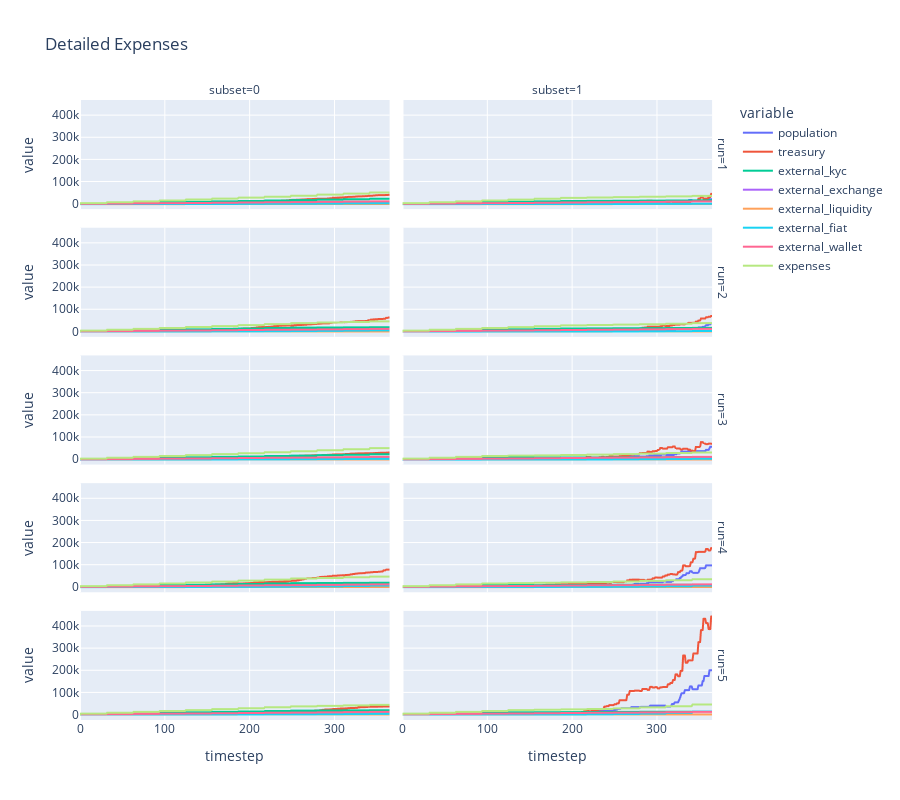

Source (notebook cell):
### Code cell
px.line(
    df,
    x='timestep', # Variable on the horizontal axis
    y=['population', 'treasury', 'external_kyc', 'external_exchange', 'external_liquidity', 'external_fiat', 
'external_wallet', 'expenses'], # Variables on the vertical axis
    facet_row='run',
    facet_col='subset',
    title='Detailed Expenses',
    height=800,
)

### Figure 1 — Plotly figure (JSON) as saved in the notebook; plotly's stock layout.template omitted (floating-point values rounded to 4 significant figures; data arrays with more than 128 entries replaced by an {"elided": "..."} marker saying what was removed)
{"data": [{"hovertemplate": "variable=population<br>run=1<br>subset=0<br>timestep=%{x}<br>value=%{y}<extra></extra>", "legendgroup": "population", "line": {"color": "#636efa", "dash": "solid"}, "mode": "lines", "name": "population", "showlegend": true, "type": "scattergl", "x": {"elided": "366 int values"}, "xaxis": "x9", "y": {"elided": "366 int values"}, "yaxis": "y9"}, {"hovertemplate": "variable=population<br>run=1<br>subset=1<br>timestep=%{x}<br>value=%{y}<extra></extra>", "legendgroup": "population", "line": {"color": "#636efa", "dash": "solid"}, "mode": "lines", "name": "population", "showlegend": false, "type": "scattergl", "x": {"elided": "366 int values"}, "xaxis": "x10", "y": {"elided": "366 int values"}, "yaxis": "y10"}, {"hovertemplate": "variable=population<br>run=2<br>subset=0<br>timestep=%{x}<br>value=%{y}<extra></extra>", "legendgroup": "population", "line": {"color": "#636efa", "dash": "solid"}, "mode": "lines", "name": "population", "showlegend": false, "type": "scattergl", "x": {"elided": "366 int values"}, "xaxis": "x7", "y": {"elided": "366 int values"}, "yaxis": "y7"}, {"hovertemplate": "variable=population<br>run=2<br>subset=1<br>timestep=%{x}<br>value=%{y}<extra></extra>", "legendgroup": "population", "line": {"color": "#636efa", "dash": "solid"}, "mode": "lines", "name": "population", "showlegend": false, "type": "scattergl", "x": {"elided": "366 int values"}, "xaxis": "x8", "y": {"elided": "366 int values"}, "yaxis": "y8"}, {"hovertemplate": "variable=population<br>run=3<br>subset=0<br>timestep=%{x}<br>value=%{y}<extra></extra>", "legendgroup": "population", "line": {"color": "#636efa", "dash": "solid"}, "mode": "lines", "name": "population", "showlegend": false, "type": "scattergl", "x": {"elided": "366 int values"}, "xaxis": "x5", "y": {"elided": "366 int values"}, "yaxis": "y5"}, {"hovertemplate": "variable=population<br>run=3<br>subset=1<br>timestep=%{x}<br>value=%{y}<extra></extra>", "legendgroup": "population", "line": {"color": "#636efa", "dash": "solid"}, "mode": "lines", "name": "population", "showlegend": false, "type": "scattergl", "x": {"elided": "366 int values"}, "xaxis": "x6", "y": {"elided": "366 int values"}, "yaxis": "y6"}, {"hovertemplate": "variable=population<br>run=4<br>subset=0<br>timestep=%{x}<br>value=%{y}<extra></extra>", "legendgroup": "population", "line": {"color": "#636efa", "dash": "solid"}, "mode": "lines", "name": "population", "showlegend": false, "type": "scattergl", "x": {"elided": "366 int values"}, "xaxis": "x3", "y": {"elided": "366 int values"}, "yaxis": "y3"}, {"hovertemplate": "variable=population<br>run=4<br>subset=1<br>timestep=%{x}<br>value=%{y}<extra></extra>", "legendgroup": "population", "line": {"color": "#636efa", "dash": "solid"}, "mode": "lines", "name": "population", "showlegend": false, "type": "scattergl", "x": {"elided": "366 int values"}, "xaxis": "x4", "y": {"elided": "366 int values"}, "yaxis": "y4"}, {"hovertemplate": "variable=population<br>run=5<br>subset=0<br>timestep=%{x}<br>value=%{y}<extra></extra>", "legendgroup": "population", "line": {"color": "#636efa", "dash": "solid"}, "mode": "lines", "name": "population", "showlegend": false, "type": "scattergl", "x": {"elided": "366 int values"}, "xaxis": "x", "y": {"elided": "366 int values"}, "yaxis": "y"}, {"hovertemplate": "variable=population<br>run=5<br>subset=1<br>timestep=%{x}<br>value=%{y}<extra></extra>", "legendgroup": "population", "line": {"color": "#636efa", "dash": "solid"}, "mode": "lines", "name": "population", "showlegend": false, "type": "scattergl", "x": {"elided": "366 int values"}, "xaxis": "x2", "y": {"elided": "366 int values"}, "yaxis": "y2"}, {"hovertemplate": "variable=treasury<br>run=1<br>subset=0<br>timestep=%{x}<br>value=%{y}<extra></extra>", "legendgroup": "treasury", "line": {"color": "#EF553B", "dash": "solid"}, "mode": "lines", "name": "treasury", "showlegend": true, "type": "scattergl", "x": {"elided": "366 int values"}, "xaxis": "x9", "y": {"elided": "366 float values"}, "yaxis": "y9"}, {"hovertemplate": "variable=treasury<br>run=1<br>subset=1<br>timestep=%{x}<br>value=%{y}<extra></extra>", "legendgroup": "treasury", "line": {"color": "#EF553B", "dash": "solid"}, "mode": "lines", "name": "treasury", "showlegend": false, "type": "scattergl", "x": {"elided": "366 int values"}, "xaxis": "x10", "y": {"elided": "366 float values"}, "yaxis": "y10"}, {"hovertemplate": "variable=treasury<br>run=2<br>subset=0<br>timestep=%{x}<br>value=%{y}<extra></extra>", "legendgroup": "treasury", "line": {"color": "#EF553B", "dash": "solid"}, "mode": "lines", "name": "treasury", "showlegend": false, "type": "scattergl", "x": {"elided": "366 int values"}, "xaxis": "x7", "y": {"elided": "366 float values"}, "yaxis": "y7"}, {"hovertemplate": "variable=treasury<br>run=2<br>subset=1<br>timestep=%{x}<br>value=%{y}<extra></extra>", "legendgroup": "treasury", "line": {"color": "#EF553B", "dash": "solid"}, "mode": "lines", "name": "treasury", "showlegend": false, "type": "scattergl", "x": {"elided": "366 int values"}, "xaxis": "x8", "y": {"elided": "366 float values"}, "yaxis": "y8"}, {"hovertemplate": "variable=treasury<br>run=3<br>subset=0<br>timestep=%{x}<br>value=%{y}<extra></extra>", "legendgroup": "treasury", "line": {"color": "#EF553B", "dash": "solid"}, "mode": "lines", "name": "treasury", "showlegend": false, "type": "scattergl", "x": {"elided": "366 int values"}, "xaxis": "x5", "y": {"elided": "366 float values"}, "yaxis": "y5"}, {"hovertemplate": "variable=treasury<br>run=3<br>subset=1<br>timestep=%{x}<br>value=%{y}<extra></extra>", "legendgroup": "treasury", "line": {"color": "#EF553B", "dash": "solid"}, "mode": "lines", "name": "treasury", "showlegend": false, "type": "scattergl", "x": {"elided": "366 int values"}, "xaxis": "x6", "y": {"elided": "366 float values"}, "yaxis": "y6"}, {"hovertemplate": "variable=treasury<br>run=4<br>subset=0<br>timestep=%{x}<br>value=%{y}<extra></extra>", "legendgroup": "treasury", "line": {"color": "#EF553B", "dash": "solid"}, "mode": "lines", "name": "treasury", "showlegend": false, "type": "scattergl", "x": {"elided": "366 int values"}, "xaxis": "x3", "y": {"elided": "366 float values"}, "yaxis": "y3"}, {"hovertemplate": "variable=treasury<br>run=4<br>subset=1<br>timestep=%{x}<br>value=%{y}<extra></extra>", "legendgroup": "treasury", "line": {"color": "#EF553B", "dash": "solid"}, "mode": "lines", "name": "treasury", "showlegend": false, "type": "scattergl", "x": {"elided": "366 int values"}, "xaxis": "x4", "y": {"elided": "366 float values"}, "yaxis": "y4"}, {"hovertemplate": "variable=treasury<br>run=5<br>subset=0<br>timestep=%{x}<br>value=%{y}<extra></extra>", "legendgroup": "treasury", "line": {"color": "#EF553B", "dash": "solid"}, "mode": "lines", "name": "treasury", "showlegend": false, "type": "scattergl", "x": {"elided": "366 int values"}, "xaxis": "x", "y": {"elided": "366 float values"}, "yaxis": "y"}, {"hovertemplate": "variable=treasury<br>run=5<br>subset=1<br>timestep=%{x}<br>value=%{y}<extra></extra>", "legendgroup": "treasury", "line": {"color": "#EF553B", "dash": "solid"}, "mode": "lines", "name": "treasury", "showlegend": false, "type": "scattergl", "x": {"elided": "366 int values"}, "xaxis": "x2", "y": {"elided": "366 float values"}, "yaxis": "y2"}, {"hovertemplate": "variable=external_kyc<br>run=1<br>subset=0<br>timestep=%{x}<br>value=%{y}<extra></extra>", "legendgroup": "external_kyc", "line": {"color": "#00cc96", "dash": "solid"}, "mode": "lines", "name": "external_kyc", "showlegend": true, "type": "scattergl", "x": {"elided": "366 int values"}, "xaxis": "x9", "y": {"elided": "366 int values"}, "yaxis": "y9"}, {"hovertemplate": "variable=external_kyc<br>run=1<br>subset=1<br>timestep=%{x}<br>value=%{y}<extra></extra>", "legendgroup": "external_kyc", "line": {"color": "#00cc96", "dash": "solid"}, "mode": "lines", "name": "external_kyc", "showlegend": false, "type": "scattergl", "x": {"elided": "366 int values"}, "xaxis": "x10", "y": {"elided": "366 int values"}, "yaxis": "y10"}, {"hovertemplate": "variable=external_kyc<br>run=2<br>subset=0<br>timestep=%{x}<br>value=%{y}<extra></extra>", "legendgroup": "external_kyc", "line": {"color": "#00cc96", "dash": "solid"}, "mode": "lines", "name": "external_kyc", "showlegend": false, "type": "scattergl", "x": {"elided": "366 int values"}, "xaxis": "x7", "y": {"elided": "366 int values"}, "yaxis": "y7"}, {"hovertemplate": "variable=external_kyc<br>run=2<br>subset=1<br>timestep=%{x}<br>value=%{y}<extra></extra>", "legendgroup": "external_kyc", "line": {"color": "#00cc96", "dash": "solid"}, "mode": "lines", "name": "external_kyc", "showlegend": false, "type": "scattergl", "x": {"elided": "366 int values"}, "xaxis": "x8", "y": {"elided": "366 int values"}, "yaxis": "y8"}, {"hovertemplate": "variable=external_kyc<br>run=3<br>subset=0<br>timestep=%{x}<br>value=%{y}<extra></extra>", "legendgroup": "external_kyc", "line": {"color": "#00cc96", "dash": "solid"}, "mode": "lines", "name": "external_kyc", "showlegend": false, "type": "scattergl", "x": {"elided": "366 int values"}, "xaxis": "x5", "y": {"elided": "366 int values"}, "yaxis": "y5"}, {"hovertemplate": "variable=external_kyc<br>run=3<br>subset=1<br>timestep=%{x}<br>value=%{y}<extra></extra>", "legendgroup": "external_kyc", "line": {"color": "#00cc96", "dash": "solid"}, "mode": "lines", "name": "external_kyc", "showlegend": false, "type": "scattergl", "x": {"elided": "366 int values"}, "xaxis": "x6", "y": {"elided": "366 int values"}, "yaxis": "y6"}, {"hovertemplate": "variable=external_kyc<br>run=4<br>subset=0<br>timestep=%{x}<br>value=%{y}<extra></extra>", "legendgroup": "external_kyc", "line": {"color": "#00cc96", "dash": "solid"}, "mode": "lines", "name": "external_kyc", "showlegend": false, "type": "scattergl", "x": {"elided": "366 int values"}, "xaxis": "x3", "y": {"elided": "366 int values"}, "yaxis": "y3"}, {"hovertemplate": "variable=external_kyc<br>run=4<br>subset=1<br>timestep=%{x}<br>value=%{y}<extra></extra>", "legendgroup": "external_kyc", "line": {"color": "#00cc96", "dash": "solid"}, "mode": "lines", "name": "external_kyc", "showlegend": false, "type": "scattergl", "x": {"elided": "366 int values"}, "xaxis": "x4", "y": {"elided": "366 int values"}, "yaxis": "y4"}, {"hovertemplate": "variable=external_kyc<br>run=5<br>subset=0<br>timestep=%{x}<br>value=%{y}<extra></extra>", "legendgroup": "external_kyc", "line": {"color": "#00cc96", "dash": "solid"}, "mode": "lines", "name": "external_kyc", "showlegend": false, "type": "scattergl", "x": {"elided": "366 int values"}, "xaxis": "x", "y": {"elided": "366 int values"}, "yaxis": "y"}, {"hovertemplate": "variable=external_kyc<br>run=5<br>subset=1<br>timestep=%{x}<br>value=%{y}<extra></extra>", "legendgroup": "external_kyc", "line": {"color": "#00cc96", "dash": "solid"}, "mode": "lines", "name": "external_kyc", "showlegend": false, "type": "scattergl", "x": {"elided": "366 int values"}, "xaxis": "x2", "y": {"elided": "366 int values"}, "yaxis": "y2"}, {"hovertemplate": "variable=external_exchange<br>run=1<br>subset=0<br>timestep=%{x}<br>value=%{y}<extra></extra>", "legendgroup": "external_exchange", "line": {"color": "#ab63fa", "dash": "solid"}, "mode": "lines", "name": "external_exchange", "showlegend": true, "type": "scattergl", "x": {"elided": "366 int values"}, "xaxis": "x9", "y": {"elided": "366 float values"}, "yaxis": "y9"}, {"hovertemplate": "variable=external_exchange<br>run=1<br>subset=1<br>timestep=%{x}<br>value=%{y}<extra></extra>", "legendgroup": "external_exchange", "line": {"color": "#ab63fa", "dash": "solid"}, "mode": "lines", "name": "external_exchange", "showlegend": false, "type": "scattergl", "x": {"elided": "366 int values"}, "xaxis": "x10", "y": {"elided": "366 float values"}, "yaxis": "y10"}, {"hovertemplate": "variable=external_exchange<br>run=2<br>subset=0<br>timestep=%{x}<br>value=%{y}<extra></extra>", "legendgroup": "external_exchange", "line": {"color": "#ab63fa", "dash": "solid"}, "mode": "lines", "name": "external_exchange", "showlegend": false, "type": "scattergl", "x": {"elided": "366 int values"}, "xaxis": "x7", "y": {"elided": "366 float values"}, "yaxis": "y7"}, {"hovertemplate": "variable=external_exchange<br>run=2<br>subset=1<br>timestep=%{x}<br>value=%{y}<extra></extra>", "legendgroup": "external_exchange", "line": {"color": "#ab63fa", "dash": "solid"}, "mode": "lines", "name": "external_exchange", "showlegend": false, "type": "scattergl", "x": {"elided": "366 int values"}, "xaxis": "x8", "y": {"elided": "366 float values"}, "yaxis": "y8"}, {"hovertemplate": "variable=external_exchange<br>run=3<br>subset=0<br>timestep=%{x}<br>value=%{y}<extra></extra>", "legendgroup": "external_exchange", "line": {"color": "#ab63fa", "dash": "solid"}, "mode": "lines", "name": "external_exchange", "showlegend": false, "type": "scattergl", "x": {"elided": "366 int values"}, "xaxis": "x5", "y": {"elided": "366 float values"}, "yaxis": "y5"}, {"hovertemplate": "variable=external_exchange<br>run=3<br>subset=1<br>timestep=%{x}<br>value=%{y}<extra></extra>", "legendgroup": "external_exchange", "line": {"color": "#ab63fa", "dash": "solid"}, "mode": "lines", "name": "external_exchange", "showlegend": false, "type": "scattergl", "x": {"elided": "366 int values"}, "xaxis": "x6", "y": {"elided": "366 float values"}, "yaxis": "y6"}, {"hovertemplate": "variable=external_exchange<br>run=4<br>subset=0<br>timestep=%{x}<br>value=%{y}<extra></extra>", "legendgroup": "external_exchange", "line": {"color": "#ab63fa", "dash": "solid"}, "mode": "lines", "name": "external_exchange", "showlegend": false, "type": "scattergl", "x": {"elided": "366 int values"}, "xaxis": "x3", "y": {"elided": "366 float values"}, "yaxis": "y3"}, {"hovertemplate": "variable=external_exchange<br>run=4<br>subset=1<br>timestep=%{x}<br>value=%{y}<extra></extra>", "legendgroup": "external_exchange", "line": {"color": "#ab63fa", "dash": "solid"}, "mode": "lines", "name": "external_exchange", "showlegend": false, "type": "scattergl", "x": {"elided": "366 int values"}, "xaxis": "x4", "y": {"elided": "366 float values"}, "yaxis": "y4"}, {"hovertemplate": "variable=external_exchange<br>run=5<br>subset=0<br>timestep=%{x}<br>value=%{y}<extra></extra>", "legendgroup": "external_exchange", "line": {"color": "#ab63fa", "dash": "solid"}, "mode": "lines", "name": "external_exchange", "showlegend": false, "type": "scattergl", "x": {"elided": "366 int values"}, "xaxis": "x", "y": {"elided": "366 float values"}, "yaxis": "y"}, {"hovertemplate": "variable=external_exchange<br>run=5<br>subset=1<br>timestep=%{x}<br>value=%{y}<extra></extra>", "legendgroup": "external_exchange", "line": {"color": "#ab63fa", "dash": "solid"}, "mode": "lines", "name": "external_exchange", "showlegend": false, "type": "scattergl", "x": {"elided": "366 int values"}, "xaxis": "x2", "y": {"elided": "366 float values"}, "yaxis": "y2"}, {"hovertemplate": "variable=external_liquidity<br>run=1<br>subset=0<br>timestep=%{x}<br>value=%{y}<extra></extra>", "legendgroup": "external_liquidity", "line": {"color": "#FFA15A", "dash": "solid"}, "mode": "lines", "name": "external_liquidity", "showlegend": true, "type": "scattergl", "x": {"elided": "366 int values"}, "xaxis": "x9", "y": {"elided": "366 float values"}, "yaxis": "y9"}, {"hovertemplate": "variable=external_liquidity<br>run=1<br>subset=1<br>timestep=%{x}<br>value=%{y}<extra></extra>", "legendgroup": "external_liquidity", "line": {"color": "#FFA15A", "dash": "solid"}, "mode": "lines", "name": "external_liquidity", "showlegend": false, "type": "scattergl", "x": {"elided": "366 int values"}, "xaxis": "x10", "y": {"elided": "366 float values"}, "yaxis": "y10"}, {"hovertemplate": "variable=external_liquidity<br>run=2<br>subset=0<br>timestep=%{x}<br>value=%{y}<extra></extra>", "legendgroup": "external_liquidity", "line": {"color": "#FFA15A", "dash": "solid"}, "mode": "lines", "name": "external_liquidity", "showlegend": false, "type": "scattergl", "x": {"elided": "366 int values"}, "xaxis": "x7", "y": {"elided": "366 float values"}, "yaxis": "y7"}, {"hovertemplate": "variable=external_liquidity<br>run=2<br>subset=1<br>timestep=%{x}<br>value=%{y}<extra></extra>", "legendgroup": "external_liquidity", "line": {"color": "#FFA15A", "dash": "solid"}, "mode": "lines", "name": "external_liquidity", "showlegend": false, "type": "scattergl", "x": {"elided": "366 int values"}, "xaxis": "x8", "y": {"elided": "366 float values"}, "yaxis": "y8"}, {"hovertemplate": "variable=external_liquidity<br>run=3<br>subset=0<br>timestep=%{x}<br>value=%{y}<extra></extra>", "legendgroup": "external_liquidity", "line": {"color": "#FFA15A", "dash": "solid"}, "mode": "lines", "name": "external_liquidity", "showlegend": false, "type": "scattergl", "x": {"elided": "366 int values"}, "xaxis": "x5", "y": {"elided": "366 float values"}, "yaxis": "y5"}, {"hovertemplate": "variable=external_liquidity<br>run=3<br>subset=1<br>timestep=%{x}<br>value=%{y}<extra></extra>", "legendgroup": "external_liquidity", "line": {"color": "#FFA15A", "dash": "solid"}, "mode": "lines", "name": "external_liquidity", "showlegend": false, "type": "scattergl", "x": {"elided": "366 int values"}, "xaxis": "x6", "y": {"elided": "366 float values"}, "yaxis": "y6"}, {"hovertemplate": "variable=external_liquidity<br>run=4<br>subset=0<br>timestep=%{x}<br>value=%{y}<extra></extra>", "legendgroup": "external_liquidity", "line": {"color": "#FFA15A", "dash": "solid"}, "mode": "lines", "name": "external_liquidity", "showlegend": false, "type": "scattergl", "x": {"elided": "366 int values"}, "xaxis": "x3", "y": {"elided": "366 float values"}, "yaxis": "y3"}, {"hovertemplate": "variable=external_liquidity<br>run=4<br>subset=1<br>timestep=%{x}<br>value=%{y}<extra></extra>", "legendgroup": "external_liquidity", "line": {"color": "#FFA15A", "dash": "solid"}, "mode": "lines", "name": "external_liquidity", "showlegend": false, "type": "scattergl", "x": {"elided": "366 int values"}, "xaxis": "x4", "y": {"elided": "366 float values"}, "yaxis": "y4"}, {"hovertemplate": "variable=external_liquidity<br>run=5<br>subset=0<br>timestep=%{x}<br>value=%{y}<extra></extra>", "legendgroup": "external_liquidity", "line": {"color": "#FFA15A", "dash": "solid"}, "mode": "lines", "name": "external_liquidity", "showlegend": false, "type": "scattergl", "x": {"elided": "366 int values"}, "xaxis": "x", "y": {"elided": "366 float values"}, "yaxis": "y"}, {"hovertemplate": "variable=external_liquidity<br>run=5<br>subset=1<br>timestep=%{x}<br>value=%{y}<extra></extra>", "legendgroup": "external_liquidity", "line": {"color": "#FFA15A", "dash": "solid"}, "mode": "lines", "name": "external_liquidity", "showlegend": false, "type": "scattergl", "x": {"elided": "366 int values"}, "xaxis": "x2", "y": {"elided": "366 float values"}, "yaxis": "y2"}, {"hovertemplate": "variable=external_fiat<br>run=1<br>subset=0<br>timestep=%{x}<br>value=%{y}<extra></extra>", "legendgroup": "external_fiat", "line": {"color": "#19d3f3", "dash": "solid"}, "mode": "lines", "name": "external_fiat", "showlegend": true, "type": "scattergl", "x": {"elided": "366 int values"}, "xaxis": "x9", "y": {"elided": "366 float values"}, "yaxis": "y9"}, {"hovertemplate": "variable=external_fiat<br>run=1<br>subset=1<br>timestep=%{x}<br>value=%{y}<extra></extra>", "legendgroup": "external_fiat", "line": {"color": "#19d3f3", "dash": "solid"}, "mode": "lines", "name": "external_fiat", "showlegend": false, "type": "scattergl", "x": {"elided": "366 int values"}, "xaxis": "x10", "y": {"elided": "366 float values"}, "yaxis": "y10"}, {"hovertemplate": "variable=external_fiat<br>run=2<br>subset=0<br>timestep=%{x}<br>value=%{y}<extra></extra>", "legendgroup": "external_fiat", "line": {"color": "#19d3f3", "dash": "solid"}, "mode": "lines", "name": "external_fiat", "showlegend": false, "type": "scattergl", "x": {"elided": "366 int values"}, "xaxis": "x7", "y": {"elided": "366 float values"}, "yaxis": "y7"}, {"hovertemplate": "variable=external_fiat<br>run=2<br>subset=1<br>timestep=%{x}<br>value=%{y}<extra></extra>", "legendgroup": "external_fiat", "line": {"color": "#19d3f3", "dash": "solid"}, "mode": "lines", "name": "external_fiat", "showlegend": false, "type": "scattergl", "x": {"elided": "366 int values"}, "xaxis": "x8", "y": {"elided": "366 float values"}, "yaxis": "y8"}, {"hovertemplate": "variable=external_fiat<br>run=3<br>subset=0<br>timestep=%{x}<br>value=%{y}<extra></extra>", "legendgroup": "external_fiat", "line": {"color": "#19d3f3", "dash": "solid"}, "mode": "lines", "name": "external_fiat", "showlegend": false, "type": "scattergl", "x": {"elided": "366 int values"}, "xaxis": "x5", "y": {"elided": "366 float values"}, "yaxis": "y5"}, {"hovertemplate": "variable=external_fiat<br>run=3<br>subset=1<br>timestep=%{x}<br>value=%{y}<extra></extra>", "legendgroup": "external_fiat", "line": {"color": "#19d3f3", "dash": "solid"}, "mode": "lines", "name": "external_fiat", "showlegend": false, "type": "scattergl", "x": {"elided": "366 int values"}, "xaxis": "x6", "y": {"elided": "366 float values"}, "yaxis": "y6"}, {"hovertemplate": "variable=external_fiat<br>run=4<br>subset=0<br>timestep=%{x}<br>value=%{y}<extra></extra>", "legendgroup": "external_fiat", "line": {"color": "#19d3f3", "dash": "solid"}, "mode": "lines", "name": "external_fiat", "showlegend": false, "type": "scattergl", "x": {"elided": "366 int values"}, "xaxis": "x3", "y": {"elided": "366 float values"}, "yaxis": "y3"}, {"hovertemplate": "variable=external_fiat<br>run=4<br>subset=1<br>timestep=%{x}<br>value=%{y}<extra></extra>", "legendgroup": "external_fiat", "line": {"color": "#19d3f3", "dash": "solid"}, "mode": "lines", "name": "external_fiat", "showlegend": false, "type": "scattergl", "x": {"elided": "366 int values"}, "xaxis": "x4", "y": {"elided": "366 float values"}, "yaxis": "y4"}, {"hovertemplate": "variable=external_fiat<br>run=5<br>subset=0<br>timestep=%{x}<br>value=%{y}<extra></extra>", "legendgroup": "external_fiat", "line": {"color": "#19d3f3", "dash": "solid"}, "mode": "lines", "name": "external_fiat", "showlegend": false, "type": "scattergl", "x": {"elided": "366 int values"}, "xaxis": "x", "y": {"elided": "366 float values"}, "yaxis": "y"}, {"hovertemplate": "variable=external_fiat<br>run=5<br>subset=1<br>timestep=%{x}<br>value=%{y}<extra></extra>", "legendgroup": "external_fiat", "line": {"color": "#19d3f3", "dash": "solid"}, "mode": "lines", "name": "external_fiat", "showlegend": false, "type": "scattergl", "x": {"elided": "366 int values"}, "xaxis": "x2", "y": {"elided": "366 float values"}, "yaxis": "y2"}, {"hovertemplate": "variable=external_wallet<br>run=1<br>subset=0<br>timestep=%{x}<br>value=%{y}<extra></extra>", "legendgroup": "external_wallet", "line": {"color": "#FF6692", "dash": "solid"}, "mode": "lines", "name": "external_wallet", "showlegend": true, "type": "scattergl", "x": {"elided": "366 int values"}, "xaxis": "x9", "y": {"elided": "366 int values"}, "yaxis": "y9"}, {"hovertemplate": "variable=external_wallet<br>run=1<br>subset=1<br>timestep=%{x}<br>value=%{y}<extra></extra>", "legendgroup": "external_wallet", "line": {"color": "#FF6692", "dash": "solid"}, "mode": "lines", "name": "external_wallet", "showlegend": false, "type": "scattergl", "x": {"elided": "366 int values"}, "xaxis": "x10", "y": {"elided": "366 int values"}, "yaxis": "y10"}, {"hovertemplate": "variable=external_wallet<br>run=2<br>subset=0<br>timestep=%{x}<br>value=%{y}<extra></extra>", "legendgroup": "external_wallet", "line": {"color": "#FF6692", "dash": "solid"}, "mode": "lines", "name": "external_wallet", "showlegend": false, "type": "scattergl", "x": {"elided": "366 int values"}, "xaxis": "x7", "y": {"elided": "366 int values"}, "yaxis": "y7"}, {"hovertemplate": "variable=external_wallet<br>run=2<br>subset=1<br>timestep=%{x}<br>value=%{y}<extra></extra>", "legendgroup": "external_wallet", "line": {"color": "#FF6692", "dash": "solid"}, "mode": "lines", "name": "external_wallet", "showlegend": false, "type": "scattergl", "x": {"elided": "366 int values"}, "xaxis": "x8", "y": {"elided": "366 int values"}, "yaxis": "y8"}, {"hovertemplate": "variable=external_wallet<br>run=3<br>subset=0<br>timestep=%{x}<br>value=%{y}<extra></extra>", "legendgroup": "external_wallet", "line": {"color": "#FF6692", "dash": "solid"}, "mode": "lines", "name": "external_wallet", "showlegend": false, "type": "scattergl", "x": {"elided": "366 int values"}, "xaxis": "x5", "y": {"elided": "366 int values"}, "yaxis": "y5"}, {"hovertemplate": "variable=external_wallet<br>run=3<br>subset=1<br>timestep=%{x}<br>value=%{y}<extra></extra>", "legendgroup": "external_wallet", "line": {"color": "#FF6692", "dash": "solid"}, "mode": "lines", "name": "external_wallet", "showlegend": false, "type": "scattergl", "x": {"elided": "366 int values"}, "xaxis": "x6", "y": {"elided": "366 int values"}, "yaxis": "y6"}, {"hovertemplate": "variable=external_wallet<br>run=4<br>subset=0<br>timestep=%{x}<br>value=%{y}<extra></extra>", "legendgroup": "external_wallet", "line": {"color": "#FF6692", "dash": "solid"}, "mode": "lines", "name": "external_wallet", "showlegend": false, "type": "scattergl", "x": {"elided": "366 int values"}, "xaxis": "x3", "y": {"elided": "366 int values"}, "yaxis": "y3"}, {"hovertemplate": "variable=external_wallet<br>run=4<br>subset=1<br>timestep=%{x}<br>value=%{y}<extra></extra>", "legendgroup": "external_wallet", "line": {"color": "#FF6692", "dash": "solid"}, "mode": "lines", "name": "external_wallet", "showlegend": false, "type": "scattergl", "x": {"elided": "366 int values"}, "xaxis": "x4", "y": {"elided": "366 int values"}, "yaxis": "y4"}, {"hovertemplate": "variable=external_wallet<br>run=5<br>subset=0<br>timestep=%{x}<br>value=%{y}<extra></extra>", "legendgroup": "external_wallet", "line": {"color": "#FF6692", "dash": "solid"}, "mode": "lines", "name": "external_wallet", "showlegend": false, "type": "scattergl", "x": {"elided": "366 int values"}, "xaxis": "x", "y": {"elided": "366 int values"}, "yaxis": "y"}, {"hovertemplate": "variable=external_wallet<br>run=5<br>subset=1<br>timestep=%{x}<br>value=%{y}<extra></extra>", "legendgroup": "external_wallet", "line": {"color": "#FF6692", "dash": "solid"}, "mode": "lines", "name": "external_wallet", "showlegend": false, "type": "scattergl", "x": {"elided": "366 int values"}, "xaxis": "x2", "y": {"elided": "366 int values"}, "yaxis": "y2"}, {"hovertemplate": "variable=expenses<br>run=1<br>subset=0<br>timestep=%{x}<br>value=%{y}<extra></extra>", "legendgroup": "expenses", "line": {"color": "#B6E880", "dash": "solid"}, "mode": "lines", "name": "expenses", "showlegend": true, "type": "scattergl", "x": {"elided": "366 int values"}, "xaxis": "x9", "y": {"elided": "366 float values"}, "yaxis": "y9"}, {"hovertemplate": "variable=expenses<br>run=1<br>subset=1<br>timestep=%{x}<br>value=%{y}<extra></extra>", "legendgroup": "expenses", "line": {"color": "#B6E880", "dash": "solid"}, "mode": "lines", "name": "expenses", "showlegend": false, "type": "scattergl", "x": {"elided": "366 int values"}, "xaxis": "x10", "y": {"elided": "366 float values"}, "yaxis": "y10"}, {"hovertemplate": "variable=expenses<br>run=2<br>subset=0<br>timestep=%{x}<br>value=%{y}<extra></extra>", "legendgroup": "expenses", "line": {"color": "#B6E880", "dash": "solid"}, "mode": "lines", "name": "expenses", "showlegend": false, "type": "scattergl", "x": {"elided": "366 int values"}, "xaxis": "x7", "y": {"elided": "366 float values"}, "yaxis": "y7"}, {"hovertemplate": "variable=expenses<br>run=2<br>subset=1<br>timestep=%{x}<br>value=%{y}<extra></extra>", "legendgroup": "expenses", "line": {"color": "#B6E880", "dash": "solid"}, "mode": "lines", "name": "expenses", "showlegend": false, "type": "scattergl", "x": {"elided": "366 int values"}, "xaxis": "x8", "y": {"elided": "366 float values"}, "yaxis": "y8"}, {"hovertemplate": "variable=expenses<br>run=3<br>subset=0<br>timestep=%{x}<br>value=%{y}<extra></extra>", "legendgroup": "expenses", "line": {"color": "#B6E880", "dash": "solid"}, "mode": "lines", "name": "expenses", "showlegend": false, "type": "scattergl", "x": {"elided": "366 int values"}, "xaxis": "x5", "y": {"elided": "366 float values"}, "yaxis": "y5"}, {"hovertemplate": "variable=expenses<br>run=3<br>subset=1<br>timestep=%{x}<br>value=%{y}<extra></extra>", "legendgroup": "expenses", "line": {"color": "#B6E880", "dash": "solid"}, "mode": "lines", "name": "expenses", "showlegend": false, "type": "scattergl", "x": {"elided": "366 int values"}, "xaxis": "x6", "y": {"elided": "366 float values"}, "yaxis": "y6"}, {"hovertemplate": "variable=expenses<br>run=4<br>subset=0<br>timestep=%{x}<br>value=%{y}<extra></extra>", "legendgroup": "expenses", "line": {"color": "#B6E880", "dash": "solid"}, "mode": "lines", "name": "expenses", "showlegend": false, "type": "scattergl", "x": {"elided": "366 int values"}, "xaxis": "x3", "y": {"elided": "366 float values"}, "yaxis": "y3"}, {"hovertemplate": "variable=expenses<br>run=4<br>subset=1<br>timestep=%{x}<br>value=%{y}<extra></extra>", "legendgroup": "expenses", "line": {"color": "#B6E880", "dash": "solid"}, "mode": "lines", "name": "expenses", "showlegend": false, "type": "scattergl", "x": {"elided": "366 int values"}, "xaxis": "x4", "y": {"elided": "366 float values"}, "yaxis": "y4"}, {"hovertemplate": "variable=expenses<br>run=5<br>subset=0<br>timestep=%{x}<br>value=%{y}<extra></extra>", "legendgroup": "expenses", "line": {"color": "#B6E880", "dash": "solid"}, "mode": "lines", "name": "expenses", "showlegend": false, "type": "scattergl", "x": {"elided": "366 int values"}, "xaxis": "x", "y": {"elided": "366 float values"}, "yaxis": "y"}, {"hovertemplate": "variable=expenses<br>run=5<br>subset=1<br>timestep=%{x}<br>value=%{y}<extra></extra>", "legendgroup": "expenses", "line": {"color": "#B6E880", "dash": "solid"}, "mode": "lines", "name": "expenses", "showlegend": false, "type": "scattergl", "x": {"elided": "366 int values"}, "xaxis": "x2", "y": {"elided": "366 float values"}, "yaxis": "y2"}], "layout": {"annotations": [{"font": {}, "showarrow": false, "text": "subset=0", "x": 0.24, "xanchor": "center", "xref": "paper", "y": 1, "yanchor": "bottom", "yref": "paper"}, {"font": {}, "showarrow": false, "text": "subset=1", "x": 0.74, "xanchor": "center", "xref": "paper", "y": 1, "yanchor": "bottom", "yref": "paper"}, {"font": {}, "showarrow": false, "text": "run=5", "textangle": 90, "x": 0.98, "xanchor": "left", "xref": "paper", "y": 0.088, "yanchor": "middle", "yref": "paper"}, {"font": {}, "showarrow": false, "text": "run=4", "textangle": 90, "x": 0.98, "xanchor": "left", "xref": "paper", "y": 0.294, "yanchor": "middle", "yref": "paper"}, {"font": {}, "showarrow": false, "text": "run=3", "textangle": 90, "x": 0.98, "xanchor": "left", "xref": "paper", "y": 0.5, "yanchor": "middle", "yref": "paper"}, {"font": {}, "showarrow": false, "text": "run=2", "textangle": 90, "x": 0.98, "xanchor": "left", "xref": "paper", "y": 0.706, "yanchor": "middle", "yref": "paper"}, {"font": {}, "showarrow": false, "text": "run=1", "textangle": 90, "x": 0.98, "xanchor": "left", "xref": "paper", "y": 0.912, "yanchor": "middle", "yref": "paper"}], "height": 800, "legend": {"title": {"text": "variable"}, "tracegroupgap": 0}, "title": {"text": "Detailed Expenses"}, "xaxis": {"anchor": "y", "domain": [0, 0.48], "title": {"text": "timestep"}}, "xaxis10": {"anchor": "y10", "domain": [0.5, 0.98], "matches": "x", "showticklabels": false}, "xaxis2": {"anchor": "y2", "domain": [0.5, 0.98], "matches": "x", "title": {"text": "timestep"}}, "xaxis3": {"anchor": "y3", "domain": [0, 0.48], "matches": "x", "showticklabels": false}, "xaxis4": {"anchor": "y4", "domain": [0.5, 0.98], "matches": "x", "showticklabels": false}, "xaxis5": {"anchor": "y5", "domain": [0, 0.48], "matches": "x", "showticklabels": false}, "xaxis6": {"anchor": "y6", "domain": [0.5, 0.98], "matches": "x", "showticklabels": false}, "xaxis7": {"anchor": "y7", "domain": [0, 0.48], "matches": "x", "showticklabels": false}, "xaxis8": {"anchor": "y8", "domain": [0.5, 0.98], "matches": "x", "showticklabels": false}, "xaxis9": {"anchor": "y9", "domain": [0, 0.48], "matches": "x", "showticklabels": false}, "yaxis": {"anchor": "x", "domain": [0, 0.176], "title": {"text": "value"}}, "yaxis10": {"anchor": "x10", "domain": [0.824, 1], "matches": "y", "showticklabels": false}, "yaxis2": {"anchor": "x2", "domain": [0, 0.176], "matches": "y", "showticklabels": false}, "yaxis3": {"anchor": "x3", "domain": [0.206, 0.382], "matches": "y", "title": {"text": "value"}}, "yaxis4": {"anchor": "x4", "domain": [0.206, 0.382], "matches": "y", "showticklabels": false}, "yaxis5": {"anchor": "x5", "domain": [0.412, 0.588], "matches": "y", "title": {"text": "value"}}, "yaxis6": {"anchor": "x6", "domain": [0.412, 0.588], "matches": "y", "showticklabels": false}, "yaxis7": {"anchor": "x7", "domain": [0.618, 0.794], "matches": "y", "title": {"text": "value"}}, "yaxis8": {"anchor": "x8", "domain": [0.618, 0.794], "matches": "y", "showticklabels": false}, "yaxis9": {"anchor": "x9", "domain": [0.824, 1], "matches": "y", "title": {"text": "value"}}}}
